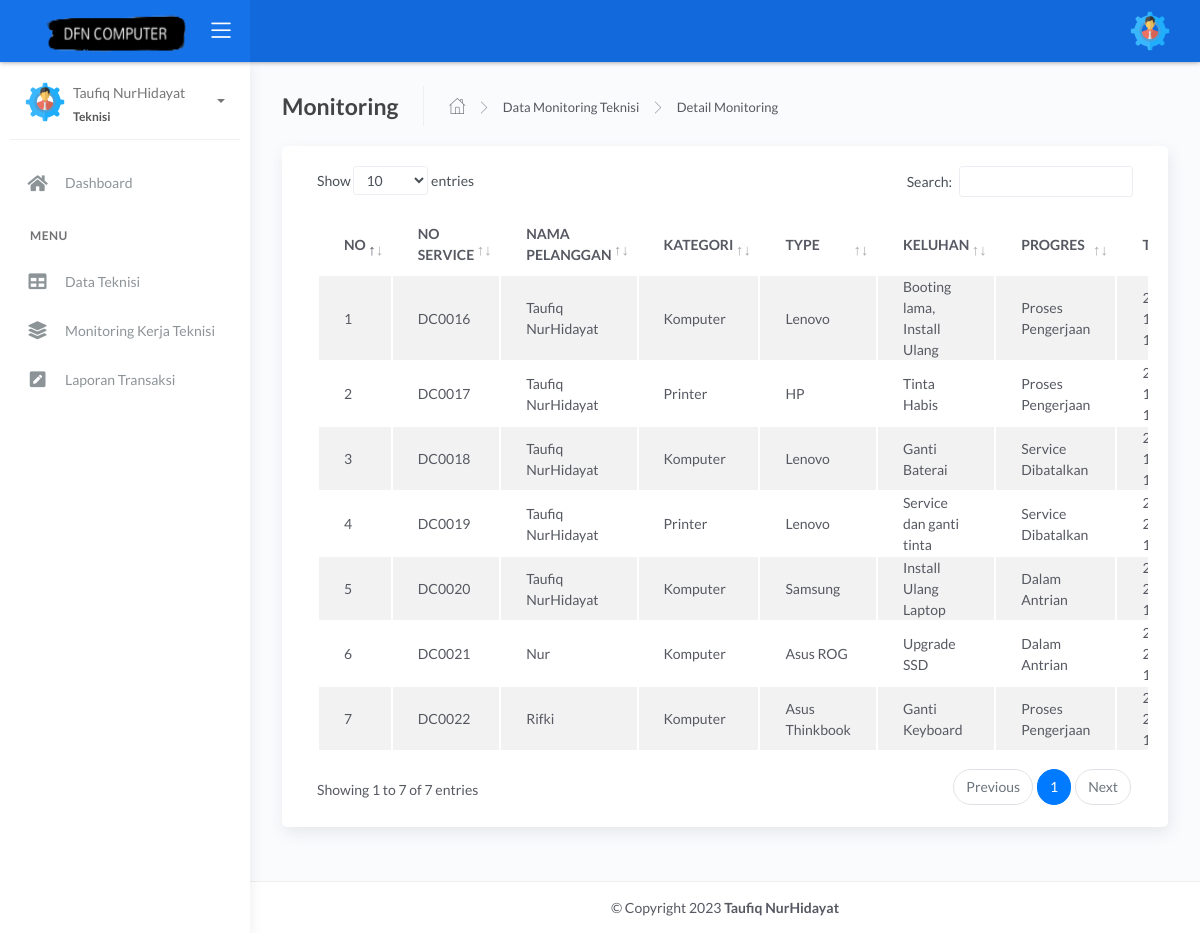
The app's page /admin/owner/detmonitoring_teknisi.php (signed in), older data.
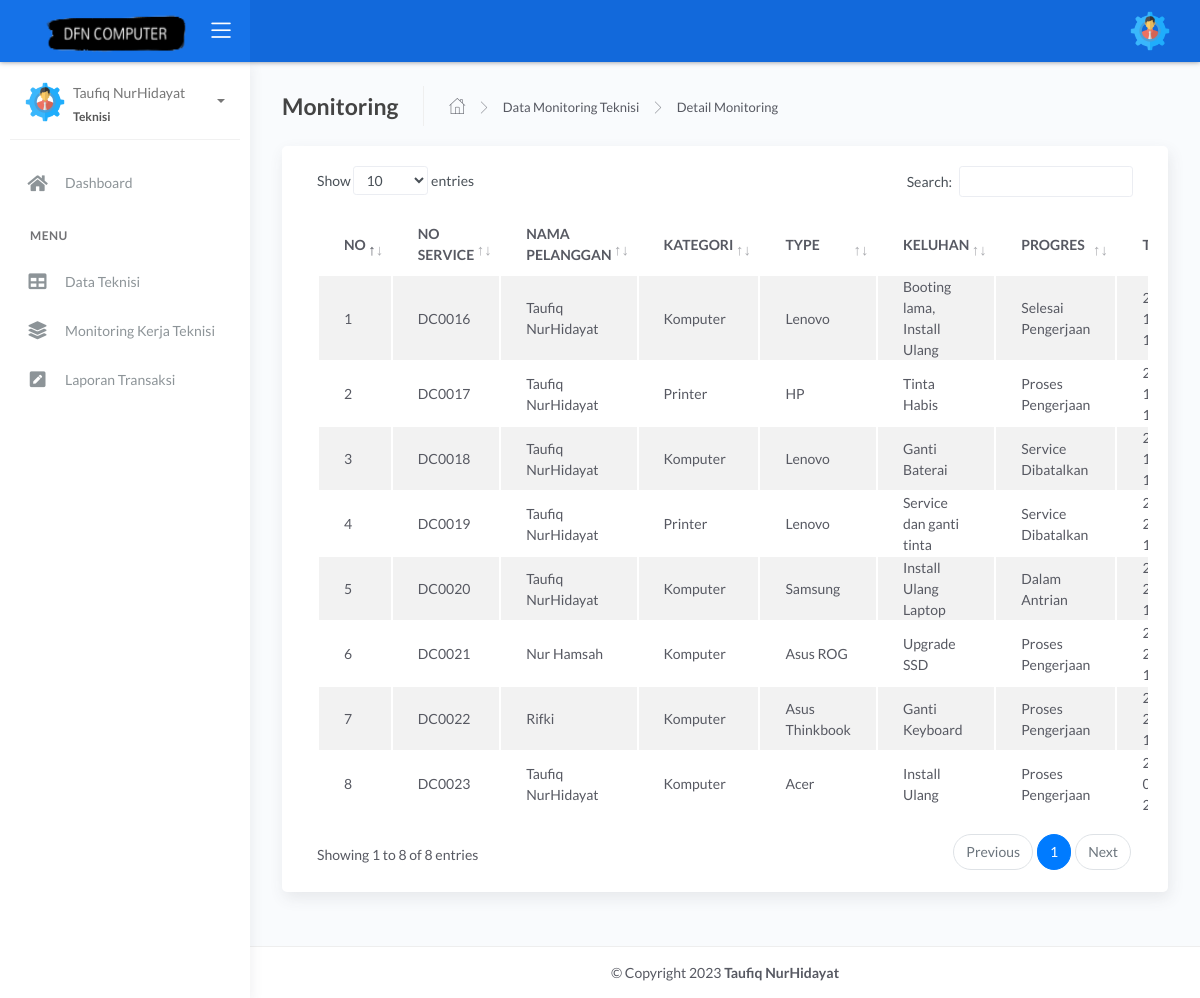
The same page, newer data.
### tables this page shows
CREATE TABLE `service` (
  `no_service` int(11) NOT NULL,
  `id_pelanggan` int(11) NOT NULL,
  `kategori` varchar(255) NOT NULL,
  `type` varchar(255) NOT NULL,
  `keluhan` text NOT NULL,
  `tanggal` datetime DEFAULT current_timestamp(),
  `progres` varchar(255) NOT NULL,
  `keterangan` varchar(255) NOT NULL
);

CREATE TABLE `pelanggan` (
  `id_pelanggan` int(10) NOT NULL,
  `nama` varchar(100) NOT NULL,
  `password` varchar(100) NOT NULL,
  `hp` varchar(25) NOT NULL,
  `email` varchar(100) NOT NULL,
  `jk` varchar(100) NOT NULL,
  `alamat` varchar(255) NOT NULL,
  `status` varchar(255) NOT NULL
);

### admin/owner/detmonitoring_teknisi.php (the view, shortened to what this page needs)
<?php include 'header.php';
?>
<div class="main-panel">
    <div class="content">
        <div class="page-inner ">
            <div class="page-header">
                <h4 class="page-title">Monitoring</h4>
                <ul class="breadcrumbs">
                    <li class="nav-home">
                        <a href="index.php">
                            <i class="flaticon-home"></i>
                        </a>
                    </li>
                    <li class="separator">
                        <i class="flaticon-right-arrow"></i>
                    </li>
                    <li class="nav-item">
                        <a href="monitoring_teknisi.php">Data Monitoring Teknisi</a>
                    </li>
                    <li class="separator">
                        <i class="flaticon-right-arrow"></i>
                    </li>
                    <li class="nav-item">
                        <a href="#">Detail Monitoring</a>
                    </li>
                </ul>
            </div>
            <div class="row ">
                <div class="col-md-12">
                    <div class="card">
                        <div class="card-body">
                            <div class="table-responsive">
                                <table id="tablemonitoring" class="display table table-striped table-hover">
                                    <thead>
                                        <tr>
                                            <th style="width: 1%">NO</th>
                                            <th>NO SERVICE</th>
                                            <th>NAMA PELANGGAN</th>
                                            <th>KATEGORI</th>
                                            <th>TYPE</th>
                                            <th>KELUHAN</th>
                                            <th>PROGRES</th>
                                            <th>TANGGAL</th>
                                        </tr>
                                    </thead>
                                    <tbody>
                                        <?php
                                        include '../../koneksi.php';
                                        $no = 1;
                                        $data = mysqli_query($koneksi, "SELECT * FROM service JOIN pelanggan on pelanggan.id_pelanggan = service.id_pelanggan");
                                        while ($d = mysqli_fetch_array($data)) {
                                        ?>
                                            <tr>
                                                <td><?php echo $no++; ?></td>
                                                <td>DC00<?php echo $d['no_service']; ?></td>
                                                <td><?php echo $d['nama']; ?></td>
                                                <td><?php echo $d['kategori']; ?></td>
                                                <td><?php echo $d['type']; ?></td>
                                                <td><?php echo $d['keluhan']; ?></td>
                                                <td><?php echo $d['progres']; ?> </td>
                                                <td><?php echo $d['tanggal']; ?> </td>
                                                <td>
                                                <?php
                                            }
                                                ?>
                                                </td>
                                            </tr>
                                    </tbody>
                                </table>
                            </div>
                        </div>
                    </div>
                </div>
            </div>
        </div>
    </div>
    <?php include 'footer.php'; ?>
</div>

### admin/owner/header.php (shortened to what this page needs)
<!DOCTYPE html>
<html lang="en">
<head>
    <link rel="stylesheet" href="../assets/css/bootstrap.min.css">
    <link rel="stylesheet" href="../assets/css/atlantis.min.css">
    <link rel="stylesheet" href="../assets/css/atlantis.css">
    <link rel="stylesheet" href="../assets/css/demo.css">
    <link rel="stylesheet" href="../assets/css/fonts.css">
</head>
<body>
    <div class="main-header">
        <div class="logo-header" data-background-color="blue">
            <a href="#" class="logo">
                <img src="../assets/img/dfnlogo.png" style=" width: 180px; height: 65px;" alt="navbar brand" class="navbar-brand">
            </a>
            <div class="nav-toggle">
                <button class="btn btn-toggle toggle-sidebar">
                    <i class="icon-menu"></i>
                </button>
            </div>
        </div>
        <?php
        include 'navbar.php';
        ?>
    </div>
    <?php
    include 'sidebar.php';
    ?>
    <?php
    include 'footer.php';
    ?>
</body>
</html>

### admin/owner/navbar.php (shortened to what this page needs)
<nav class="navbar navbar-header navbar-expand-lg" data-background-color="blue2">
	<div class="container-fluid">
		<ul class="navbar-nav topbar-nav ml-md-auto align-items-center">
			<li class="nav-item dropdown hidden-caret">
				<a class="dropdown-toggle profile-pic" data-toggle="dropdown" href="#" aria-expanded="false">
					<div class="avatar-sm">
						<img src="../assets/img/admin.png" alt="..." class="avatar-img rounded-circle">
					</div>
				</a>
			</li>
		</ul>
	</div>
</nav>

### admin/owner/sidebar.php (shortened to what this page needs)
<div class="sidebar sidebar-style-2">
	<div class="sidebar-wrapper scrollbar scrollbar-inner">
		<div class="sidebar-content">
			<div class="user">
				<div class="avatar-sm float-left mr-2">
					<img src="../assets/img/admin.png" alt="..." class="avatar-img rounded-circle">
				</div>
				<div class="info">
					<a data-toggle="collapse" href="#collapseExample" aria-expanded="true">
						<span>
							<?php
							echo $_SESSION['name'];
							?>
							<span class="user-level">
								<?php
								echo $_SESSION['level'];
								?>
							</span>
							<span class="caret"></span>
						</span>
					</a>
				</div>
			</div>
			<ul class="nav nav-primary">
				<li class="nav-item">
					<a href="index.php">
						<i class="fas fa-home"></i>
						<p>Dashboard</p>
					</a>
				</li>
				<li class="nav-section">
					<h4 class="text-section">Menu</h4>
				</li>
				<li class="nav-item">
					<a href="teknisi.php">
						<i class="fas fa-table"></i>
						<p>Data Teknisi</p>
					</a>
				</li>
				<li class="nav-item">
					<a href="monitoring_teknisi.php">
						<i class="fas fa-layer-group"></i>
						<p>Monitoring Kerja Teknisi</p>
					</a>
				</li>
				<li class="nav-item">
					<a href="pembayaran.php">
						<i class="fas fa-pen-square"></i>
						<p>Laporan Transaksi</p>
					</a>
				</li>
			</ul>
		</div>
	</div>
</div>

### admin/owner/footer.php
<footer id="footer" class="footer fixed" >
    <div class="container justify-content-center">
      <div class="copyright">
        &copy; Copyright 2023 <strong><span>Taufiq NurHidayat</span></strong>
      </div>
    </div>
  </footer>

Row changes from the older to the newer data that the page shows:
changed service "Booting lama, Install Ulang": progres "Proses Pengerjaan" → "Selesai Pengerjaan"
changed service "Asus ROG": id_pelanggan.nama "Nur" → "Nur Hamsah"; progres "Dalam Antrian" → "Proses Pengerjaan"
added service: no_service "23", id_pelanggan.nama "Taufiq NurHidayat", kategori "Komputer", type "Acer", keluhan "Install Ulang", progres "Proses Pengerjaan"
Text that changed along with them:
text written by a page script: "Show entries Search: Showing 1 to 7 of 7 entries Previous 1 Next" → "Show entries Search: Showing 1 to 8 of 8 entries Previous 1 Next"
